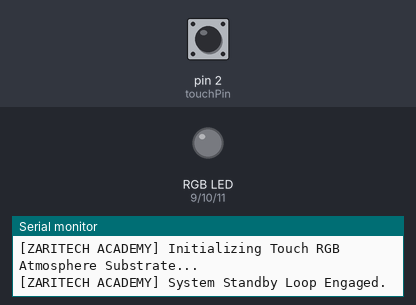
Bench run of a sketch on a simulated Arduino Uno, built with avr-gcc and run on an emulated ATmega328P. Shown: an RGB LED mixed from three pins (HIGH = lit), the last lines printed to the serial monitor. The inputs (shaded band) are chosen by the test bench; at power-on: pin 2 (touchPin) LOW.

Above: at 1.2 s.
1.3 s: pin 2 (touchPin) pulled HIGH for 0.15 s
At 2.5 s:
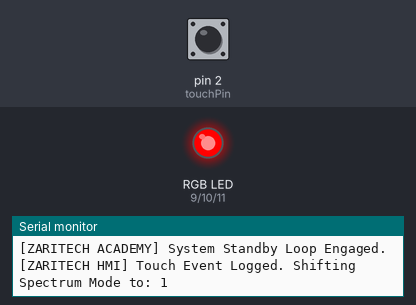
2.9 s: pin 2 (touchPin) pulled HIGH for 1 s
At 4.0 s:
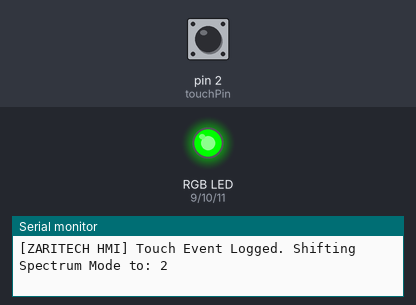
5.4 s: pin 2 (touchPin) pulled HIGH for 0.15 s
At 6.0 s:
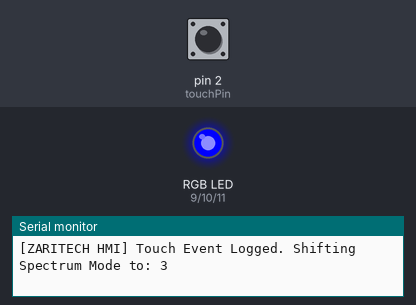
7.0 s: pin 2 (touchPin) pulled HIGH for 3.2 s
At 8.1 s:
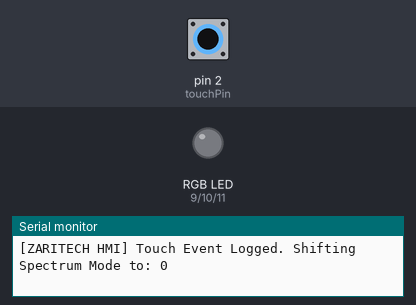
Timing chart, 0 to 10.0 s (numbered marks = the images above; inputs shaded):
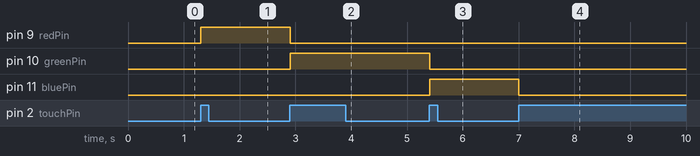

Measured:
- after the input at 1.3 s, pin 9 (redPin): LOW → HIGH at once
- after the input at 2.9 s, pin 9 (redPin): HIGH → LOW at once; pin 10 (greenPin): LOW → HIGH at once
- after the input at 5.4 s, pin 10 (greenPin): HIGH → LOW at once; pin 11 (bluePin): LOW → HIGH at once
- after the input at 7.0 s, pin 11 (bluePin): HIGH → LOW at once

The sketch:

zaritech_touch_rgb.ino
```cpp
// (licence header left out)
// Hardware Input/Output Mapping Parameters
const int touchPin = 2; // HW-139 Signal Pin
const int redPin   = 9; // RGB Red Channel (PWM Capable)
const int greenPin = 10; // RGB Green Channel (PWM Capable)
const int bluePin  = 11; // RGB Blue Channel (PWM Capable)

// System Operational State Registers
int currentMode = 0;
const int maxModes = 4;
bool lastTouchState = LOW;

void setup() {
  // Initialize Corporate Logging Diagnostics Pipeline
  Serial.begin(9600);
  Serial.println("[ZARITECH ACADEMY] Initializing Touch RGB Atmosphere Substrate...");

  // Register Interface Hardware Operational Direction
  pinMode(touchPin, INPUT);
  pinMode(redPin, OUTPUT);
  pinMode(greenPin, OUTPUT);
  pinMode(bluePin, OUTPUT);

  // Set Safe Default States (LED Off on boot)
  clearRgbSpectrum();
  Serial.println("[ZARITECH ACADEMY] System Standby Loop Engaged.");
}

void loop() {
  // Read Solid-State Capacitive Interruption Node
  bool touchActive = digitalRead(touchPin);

  // Execute Debounced Mode Shifting Logic on Touch Edge Transition
  if (touchActive == HIGH && lastTouchState == LOW) {
    currentMode++;
    if (currentMode >= maxModes) {
      currentMode = 0;
    }

    Serial.print("[ZARITECH HMI] Touch Event Logged. Shifting Spectrum Mode to: ");
    Serial.println(currentMode);

    executeAtmosphereShift();
    delay(250); // Hardware debounce buffer loop
  }
  lastTouchState = touchActive;
  delay(10); // Yield to background core operations
}

// Low-Latency Color Spectrum Routing Core
void executeAtmosphereShift() {
  switch (currentMode) {
    case 0: // System Idle Status (Clear Array)
      clearRgbSpectrum();
      break;
    case 1: // Engage Red Pure Spectrum
      setRgbSpectrum(255, 0, 0);
      break;
    case 2: // Engage Green Pure Spectrum
      setRgbSpectrum(0, 255, 0);
      break;
    case 3: // Engage Blue Pure Spectrum
      setRgbSpectrum(0, 0, 255);
      break;
  }
}

// Micro-Channel Voltage Optimization Driver
void setRgbSpectrum(int redVal, int greenVal, int blueVal) {
  analogWrite(redPin, redVal);
  analogWrite(greenPin, greenVal);
  analogWrite(bluePin, blueVal);
}

void clearRgbSpectrum() {
  setRgbSpectrum(0, 0, 0);
}
```
